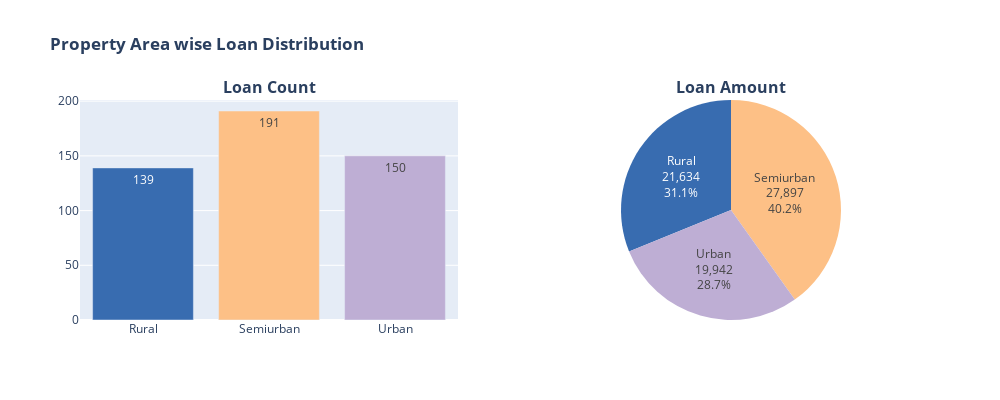

Notebook code cell kept with this figure:
### Code cell
pa_loan_df = loan_data.groupby(['Property_Area'])['LoanAmount'].agg(['count', 'sum']).reset_index()
pa_loan_df.columns = ['Property_Area', 'Loan_Count', 'Loan_Amount']

fig = make_subplots(rows=1, cols=2, specs=[[{'type':'xy'},{'type':'domain'}]], 
                    subplot_titles=['<b>Loan Count</b>', '<b>Loan Amount</b>'])

fig.add_trace(go.Bar(x=pa_loan_df['Property_Area'], y=pa_loan_df['Loan_Count'], text=pa_loan_df['Loan_Count'], 
                     marker_color=tricolor), row=1, col=1)
fig.add_trace(go.Pie(labels=pa_loan_df['Property_Area'], values=pa_loan_df['Loan_Amount'], textinfo='percent+label+value', 
                     marker_colors=tricolor), row=1, col=2)

fig.update_layout(height=400, width=1000, 
                  title_text="<b>Property Area wise Loan Distribution</b>",
                  showlegend=False)

fig.show()

### Figure 1 — Plotly figure (JSON) as saved in the notebook; plotly's stock layout.template omitted (floating-point values rounded to 4 significant figures)
{"data": [{"marker": {"color": ["#386cb0", "#fdc086", "#beaed4"]}, "text": [139, 191, 150], "type": "bar", "x": ["Rural", "Semiurban", "Urban"], "xaxis": "x", "y": [139, 191, 150], "yaxis": "y"}, {"domain": {"x": [0.55, 1], "y": [0, 1]}, "labels": ["Rural", "Semiurban", "Urban"], "marker": {"colors": ["#386cb0", "#fdc086", "#beaed4"]}, "textinfo": "percent+label+value", "type": "pie", "values": [21634, 27897, 19942]}], "layout": {"annotations": [{"font": {"size": 16}, "showarrow": false, "text": "<b>Loan Count</b>", "x": 0.225, "xanchor": "center", "xref": "paper", "y": 1, "yanchor": "bottom", "yref": "paper"}, {"font": {"size": 16}, "showarrow": false, "text": "<b>Loan Amount</b>", "x": 0.775, "xanchor": "center", "xref": "paper", "y": 1, "yanchor": "bottom", "yref": "paper"}], "height": 400, "showlegend": false, "title": {"text": "<b>Property Area wise Loan Distribution</b>"}, "width": 1000, "xaxis": {"anchor": "y", "domain": [0, 0.45]}, "yaxis": {"anchor": "x", "domain": [0, 1]}}}
